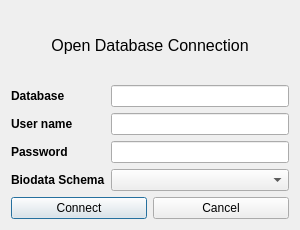
<?xml version="1.0" encoding="UTF-8"?>
<ui version="4.0">
 <class>connectDlg</class>
 <widget class="QDialog" name="connectDlg">
  <property name="geometry">
   <rect>
    <x>0</x>
    <y>0</y>
    <width>300</width>
    <height>230</height>
   </rect>
  </property>
  <property name="minimumSize">
   <size>
    <width>300</width>
    <height>230</height>
   </size>
  </property>
  <property name="maximumSize">
   <size>
    <width>330</width>
    <height>300</height>
   </size>
  </property>
  <property name="windowTitle">
   <string>Open Database</string>
  </property>
  <layout class="QVBoxLayout" name="verticalLayout">
   <item>
    <widget class="QLabel" name="label_4">
     <property name="font">
      <font>
       <pointsize>12</pointsize>
      </font>
     </property>
     <property name="text">
      <string>Open Database Connection</string>
     </property>
     <property name="alignment">
      <set>Qt::AlignCenter</set>
     </property>
    </widget>
   </item>
   <item>
    <layout class="QFormLayout" name="formLayout">
     <property name="fieldGrowthPolicy">
      <enum>QFormLayout::AllNonFixedFieldsGrow</enum>
     </property>
     <item row="0" column="0">
      <widget class="QLabel" name="label">
       <property name="font">
        <font>
         <pointsize>9</pointsize>
         <weight>75</weight>
         <bold>true</bold>
        </font>
       </property>
       <property name="text">
        <string>Database</string>
       </property>
      </widget>
     </item>
     <item row="0" column="1">
      <widget class="QLineEdit" name="databaseName">
       <property name="font">
        <font>
         <pointsize>9</pointsize>
        </font>
       </property>
      </widget>
     </item>
     <item row="1" column="1">
      <widget class="QLineEdit" name="userName">
       <property name="font">
        <font>
         <pointsize>9</pointsize>
        </font>
       </property>
      </widget>
     </item>
     <item row="2" column="0">
      <widget class="QLabel" name="label_3">
       <property name="font">
        <font>
         <pointsize>9</pointsize>
         <weight>75</weight>
         <bold>true</bold>
        </font>
       </property>
       <property name="text">
        <string>Password</string>
       </property>
      </widget>
     </item>
     <item row="2" column="1">
      <widget class="QLineEdit" name="passwordName">
       <property name="font">
        <font>
         <pointsize>9</pointsize>
        </font>
       </property>
       <property name="echoMode">
        <enum>QLineEdit::Password</enum>
       </property>
      </widget>
     </item>
     <item row="1" column="0">
      <widget class="QLabel" name="label_2">
       <property name="font">
        <font>
         <pointsize>9</pointsize>
         <weight>75</weight>
         <bold>true</bold>
        </font>
       </property>
       <property name="text">
        <string>User name</string>
       </property>
      </widget>
     </item>
     <item row="3" column="0">
      <widget class="QLabel" name="label_5">
       <property name="font">
        <font>
         <pointsize>9</pointsize>
         <weight>75</weight>
         <bold>true</bold>
        </font>
       </property>
       <property name="text">
        <string>Biodata Schema</string>
       </property>
      </widget>
     </item>
     <item row="3" column="1">
      <widget class="QComboBox" name="schemaBox"/>
     </item>
    </layout>
   </item>
   <item>
    <layout class="QHBoxLayout" name="horizontalLayout">
     <item>
      <widget class="QPushButton" name="connectBtn">
       <property name="text">
        <string>Connect</string>
       </property>
      </widget>
     </item>
     <item>
      <widget class="QPushButton" name="cancelBtn">
       <property name="text">
        <string>Cancel</string>
       </property>
      </widget>
     </item>
    </layout>
   </item>
  </layout>
 </widget>
 <resources/>
 <connections/>
</ui>
